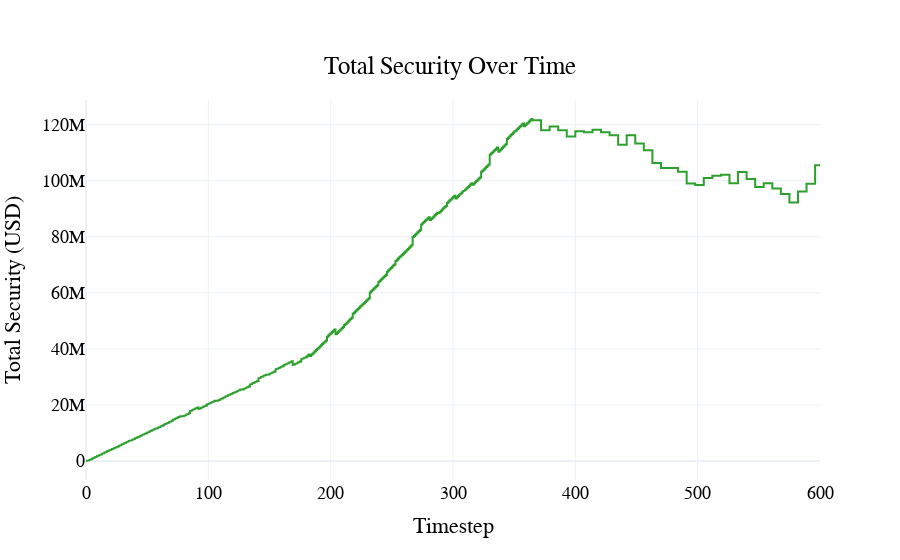

This figure's notebook cell:
### Code cell
fig= visualizations.plot_total_security(
    df
)
pio.show(fig)

### Figure 1 — Plotly figure (JSON) as saved in the notebook; plotly's stock layout.template omitted (floating-point values rounded to 4 significant figures; data arrays with more than 128 entries replaced by an {"elided": "..."} marker saying what was removed)
{"data": [{"line": {"color": "#2ca02c", "dash": "solid"}, "mode": "lines", "name": "Total Security", "type": "scatter", "x": {"elided": "4201 int values"}, "y": {"elided": "4201 float values"}}], "layout": {"font": {"color": "black", "family": "Arial", "size": 18}, "hovermode": "x unified", "legend": {"orientation": "h", "x": 0.5, "xanchor": "center", "y": -0.3, "yanchor": "bottom"}, "paper_bgcolor": "rgba(255, 255, 255, 1)", "plot_bgcolor": "rgba(255, 255, 255, 1)", "title": {"text": "Total Security Over Time", "x": 0.5, "xanchor": "center", "y": 0.9, "yanchor": "top"}, "xaxis": {"title": {"text": "Timestep"}}, "yaxis": {"title": {"text": "Total Security (USD)"}}}}
